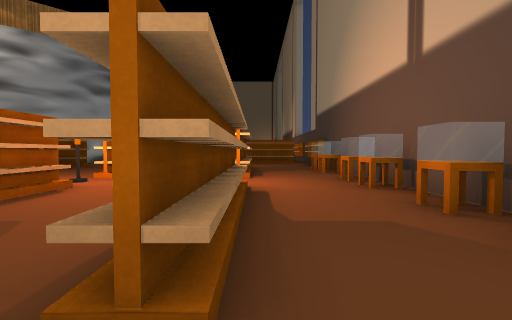
view 1 (above)

24 first-person views from a walk through a Unity game level. The camera is 1.2 m above the floor, tilts 2° down and sees 90° across. The floor is counted in squares, 2 m on a side. Each view is taken from the middle of a square. On the plan, view 1 faces up. The plan holds only what a view shows up to about 9 squares ahead; the rest is blank. The place goes on beyond the plan. The player is left out. Some animated figures are left out. Some surface patterns are stand-ins.

view 2
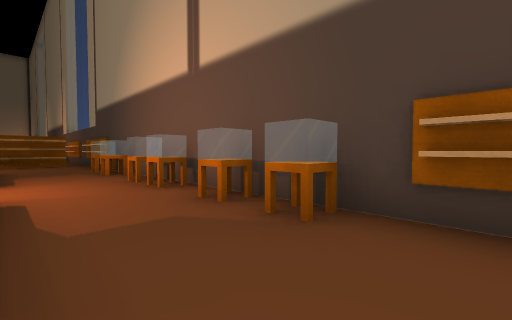

view 3
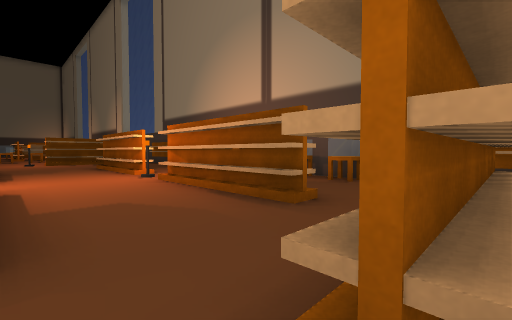

view 4
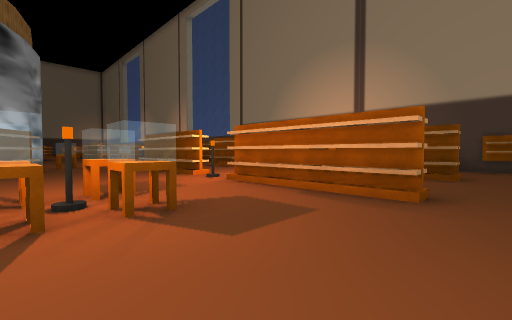

view 5
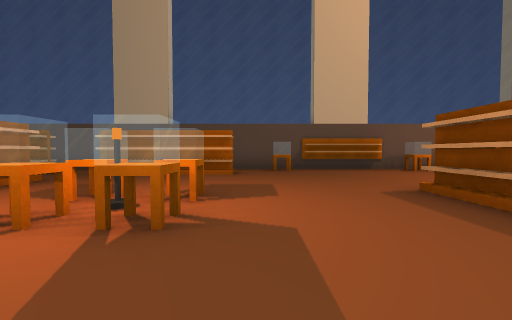

view 6
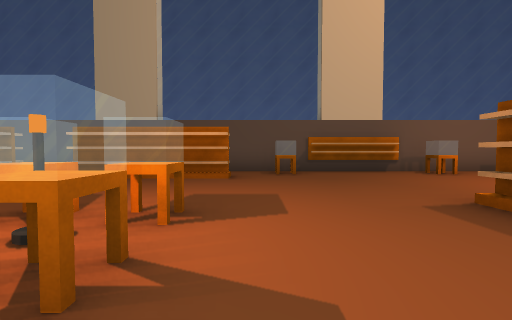

view 7
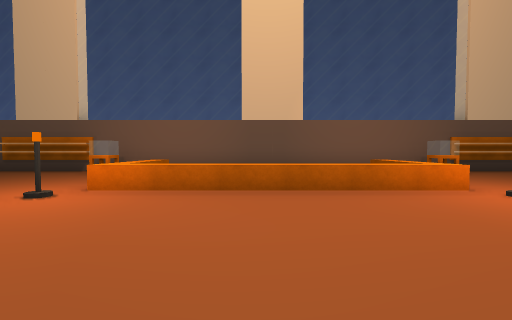

view 8
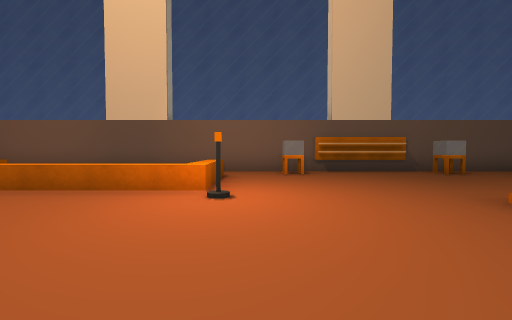

view 9
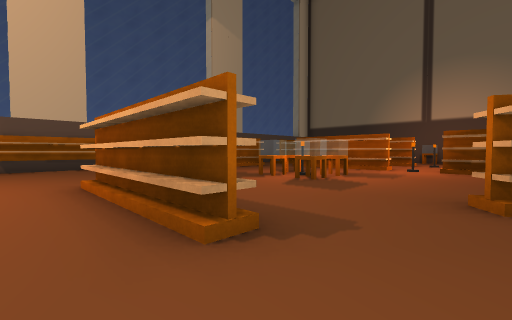

view 10
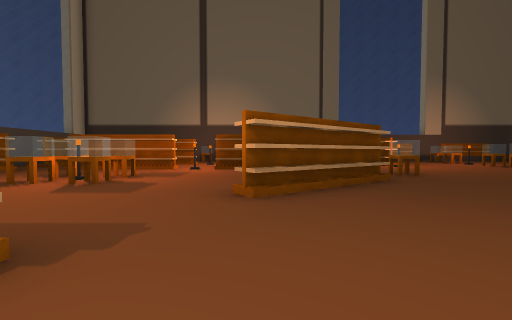

view 11
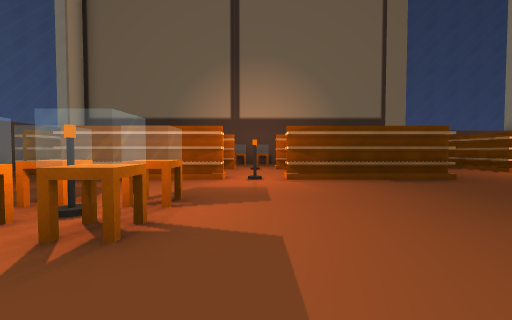

view 12
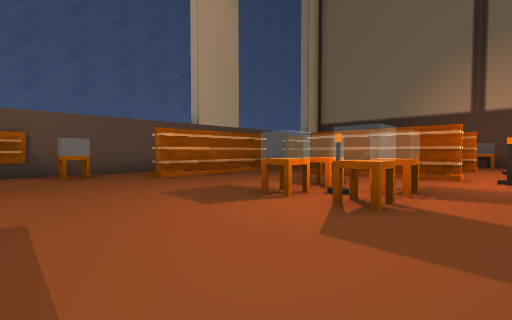

view 13
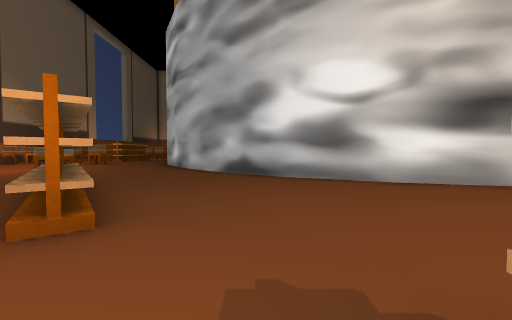

view 14
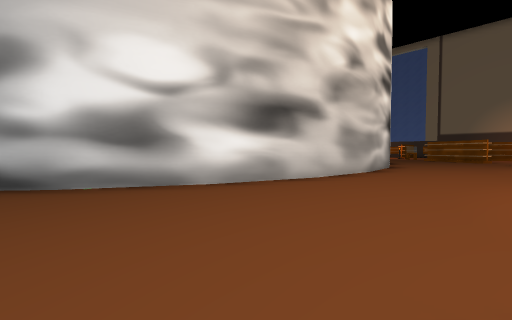

view 15
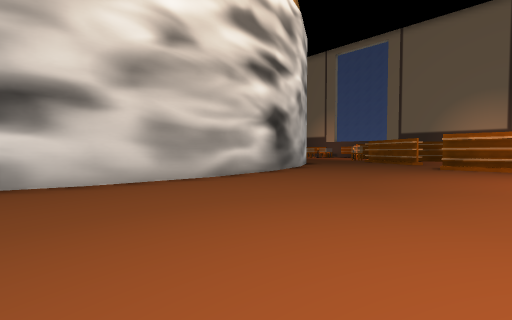

view 16
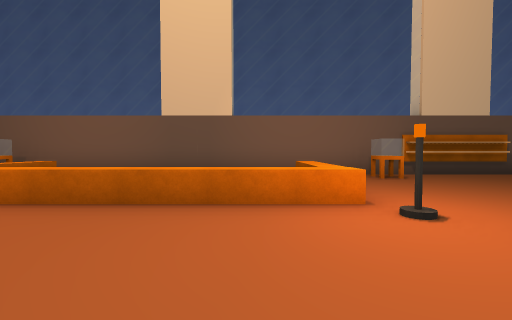

view 17
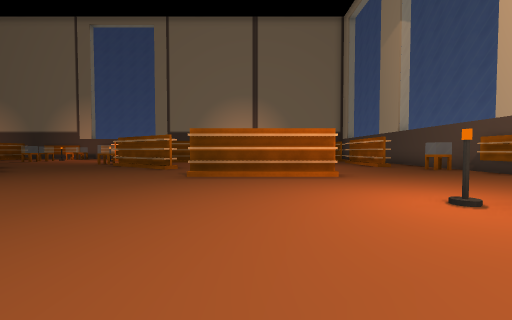

view 18
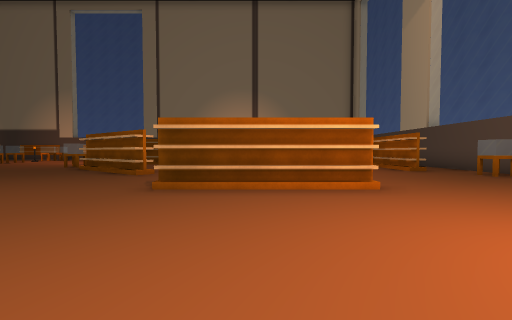

view 19
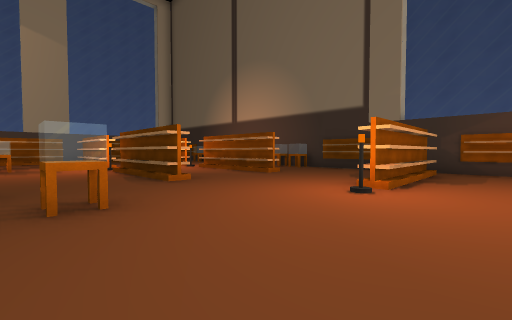

view 20
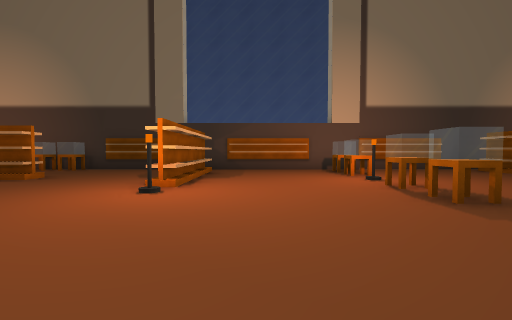

view 21
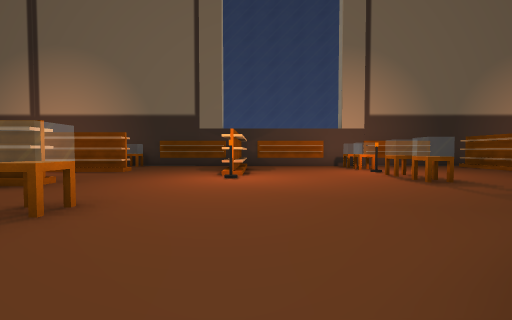

view 22
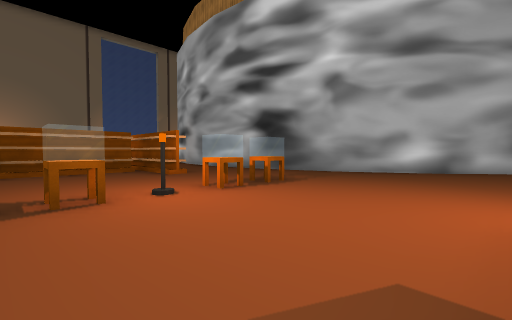

view 23
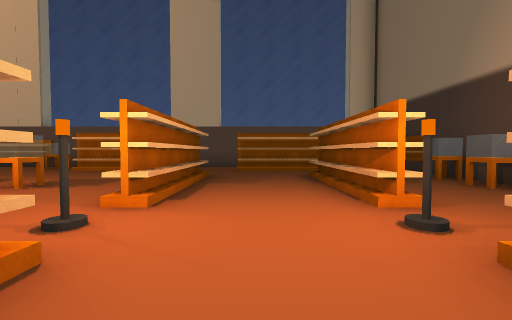

view 24
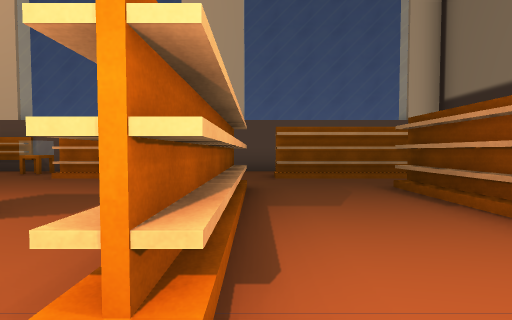

### Floor plan
Points are (right, up) in squares from view 1. A wall is a line through its corners. A room is listed if a view was taken in it or the views show most of it. See-through windows are left out.
Room 1 (views 1, 2)
walls: (-0.1, 5.7) (-0.6, 5.7); (-0.1, 4.2) (-0.1, 0.8) (-0.6, 0.8); (-0.4, 4.2) (-0.4, 0.8); (0.6, 12.2) (0, 12.2); (2.5, -1.1) (2.5, 9.1)
ways out: opening at (0, 0) to room 2; opening at (0, 5) to room 2; opening at (0, 10.5) to room 2; opening at (2, -1) to room 2
objects: shelf (2, -1); other object (2, 1); other object (2, 3); other object (2, 4); other object (2, 5); other object (2, 7); other object (2, 8); shelf (2, 10)
Room 2 (views 3, 4, 5, 6, 7, 8, 9, 10, 11, 12, 13, 14, 15, 16, 17, 18, 19, 20, 21, 22, 23, 24)
walls: (-17.4, 8.9) (-20, 9.1); (-19.8, 9.1) (-22.4, 9.9); (-13.8, 9.5) (-15.1, 9.1) (-17.6, 8.9); (-22.3, 9.8) (-24.5, 11); (-24.1, 5.6) (-24.1, 2.1); (-24.5, 5.6) (-23.9, 5.6) (-23.9, 2.1); (-24.4, 11) (-26.3, 12.6); (-10.7, 3.4) (-10.7, 2); (-10.5, 3.5) (-10.5, 2); (-11, 2) (-11, 5.6); (-10.8, 2) (-10.8, 5.6); (-26.3, 12.5) (-27.9, 14.4); (-27.8, 14.3) (-29.1, 16.7); (-31.6, 9.2) (-31.6, 5.6); (-7.5, -0.8) (-3.9, -0.8); (-31.9, 9.2) (-31.3, 9.2) (-31.3, 5.6); (-29, 16.6) (-29.7, 18.9) (-29.8, 19.6); (-7.4, -1.1) (-7.4, -0.6) (-3.9, -0.6); (-31.6, 4.4) (-31.6, 0.8) (-31.6, 4.3); (-3.4, 5.7) (-3.4, 9.1); (-28.6, -2.6) (-6, -2.6); (-3.3, 4.4) (-3.3, 3.2); (-3, 5.7) (-3.6, 5.7) (-3.6, 9.1); (-3.1, 4.4) (-3.1, 3); (-31.8, 0.8) (-31.8, 4.3) (-31.3, 4.3) (-31.3, 0.8); (-31.1, -0.6) (-27.6, -0.6) (-27.6, -1.1); (-31.1, -0.8) (-27.5, -0.8); (-33.4, 12.4) (-35, 12.4); (-3.4, 0.8) (-3.4, 4.4); (-34.3, 9.2) (-34.3, 5.6); (-34.5, 9.2) (-34.5, 6.8); (-34.5, 6.1) (-34.5, 5.6); (-3, 0.8) (-3.6, 0.8) (-3.6, 4.2); (-34.3, 4.3) (-34.3, 0.8); (-34.5, 4.4) (-34.5, 0.8); (-0.6, 5.7) (-0.6, 9.1); (-0.4, 5.6) (-0.4, 9.2); (-2.5, -0.8) (-2, -0.8); (-2.5, -1.1) (-2.5, -0.5); (-32.4, 19.2) (-32.9, 19.2) (-32.9, 21.9); (-32.7, 19.1) (-32.7, 19.9); (-2.9, -2.6) (-0.9, -2.6); (-34.4, -0.6) (-32.5, -0.6) (-32.5, -1.1); (-34.5, -0.8) (-32.4, -0.8); (-0.6, 0.8) (-0.6, 4.4); (-0.4, 0.8) (-0.4, 4.4); (-36.8, 12.7) (-33.3, 12.7) (-33.3, 12.2) (-35, 12.2); (-36.9, 12.5) (-33.2, 12.5); (-34.4, -2.6) (-31.2, -2.6); (-33.2, 20.8) (-36.8, 20.8); (-33.1, 21) (-36.9, 21); (1.1, -0.9) (-2.5, -0.9)
low walls: (-19.8, 0.6) (-19.8, -1.4); (-20.2, -0.1) (-20.2, 1.1) (-14.4, 1.1); (-14.9, -1.4) (-14.9, 0.6)
ways out: opening at (0, 0) to room 1; opening at (0, 5) to room 1; opening at (0, 10.5) to room 1; opening at (2, -1) to room 1; opening at (-37, 21); opening at (-36.5, -1); opening at (-35, 0); opening at (-35, 5); opening at (-35, 10.5); gap at (-3, 4)
objects: shelf (-37, 14); shelf (-37, 18); other object (-36, 17); other object (-35, 17); other object (-34, 5); other object (-34, 16); other object (-33, 12); other object (-33, 16); other object (-32, 16); other object (-31, 5); other object (-29, 3); other object (-29, 4); other object (-29, 11); other object (-28, 3); other object (-28, 4); shelf (-28, 7) to (-27, 9); other object (-27, 3); other object (-26, -2); shelf (-24, -2); other object (-22, -2); other object (-21, 2); other object (-14, 2); other object (-13, -2); shelf (-11, -2); other object (-9, -2); shelf (-8, 7) to (-7, 9); other object (-7, 3) to (-6, 3); other object (-7, 4); other object (-6, 4); other object (-5, 11); other object (-3, 5); other object (-1, 5)

Where each view was taken, in squares from view 1:
view 1: 0 up, 0 right, facing up
view 2: 0 up, 0 right, facing up-right
view 3: 1 down, 3 left, facing up-right
view 4: 0 up, 7 left, facing up-right
view 5: 6 up, 8 left, facing down
view 6: 5 up, 8 left, facing down
view 7: 5 up, 17 left, facing down
view 8: 5 up, 21 left, facing down
view 9: 7 up, 23 left, facing down-left
view 10: 7 up, 23 left, facing left
view 11: 5 up, 26 left, facing left
view 12: 5 up, 25 left, facing down-left
view 13: 5 up, 25 left, facing up
view 14: 6 up, 25 left, facing up-right
view 15: 4 up, 21 left, facing up-right
view 16: 4 up, 19 left, facing down
view 17: 4 up, 17 left, facing right
view 18: 4 up, 15 left, facing right
view 19: 14 up, 29 left, facing down-left
view 20: 14 up, 29 left, facing left
view 21: 13 up, 27 left, facing left
view 22: 13 up, 36 left, facing up-right
view 23: 7 up, 33 left, facing down
view 24: 5 up, 32 left, facing down
